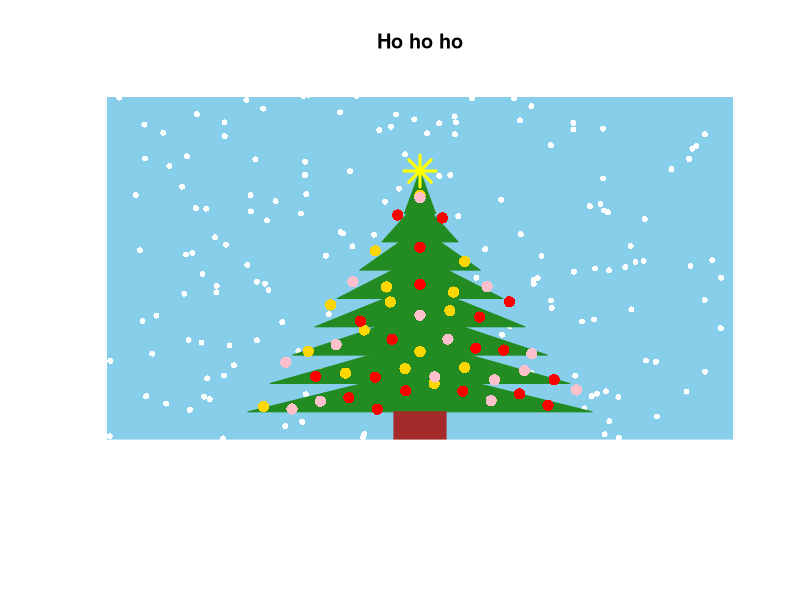

Generate this figure with R:
set.seed(677)

n_layers <- 8
max_width <- 6
tree_height <- n_layers * 1.2

plot(NA, xlim = c(-max_width, max_width), ylim = c(-2, tree_height + 2), xlab = "", ylab = "", axes = FALSE, main = "Ho ho ho")

rect(-max_width, -2, max_width, tree_height + 2, col = "skyblue", border = NA)

n_snowflakes <- 200

for (i in 1:n_snowflakes) {
  x_snow <- runif(1, -max_width, max_width)
  y_snow <- runif(1, -2, tree_height + 3)
  points(x_snow, y_snow, col = "white", pch = 16, cex = 0.8)
}

for (i in 1:n_layers) {
  width <- max_width * (1.1 - (i - 1) / (n_layers - 1))
  
  x_triangle <- c(-width / 2, 0, width / 2)
  y_triangle <- c(i - 0.5, i + 1, i - 0.5)
  
  polygon(x_triangle, y_triangle, col = "forestgreen", border = "forestgreen")
}

rect(-0.5, -0.5, 0.5, 0.5, col = "brown", border = "brown")

points(0, n_layers + 1, col = "yellow", pch = 8, cex = 3, lwd = 3)

for (i in 1:n_layers) {
  width_at_layer <- max_width * (1 - (i - 1) / (n_layers - 1))
  
  n_balls_on_layer <- round(width_at_layer * 2)
  
  for (j in 1:n_balls_on_layer) {
    x_pos <- -width_at_layer / 2 + (j - 1) * (width_at_layer / (n_balls_on_layer - 1))
    y_pos <- i + runif(1, -0.5, 0.5)
    
    points(x_pos, y_pos, col = sample(c("red", "gold", "pink"), 1), pch = 16, cex = 1.5)
  }
}

rect(-max_width, -4, max_width, -0.5, col = "white", border = "white")
